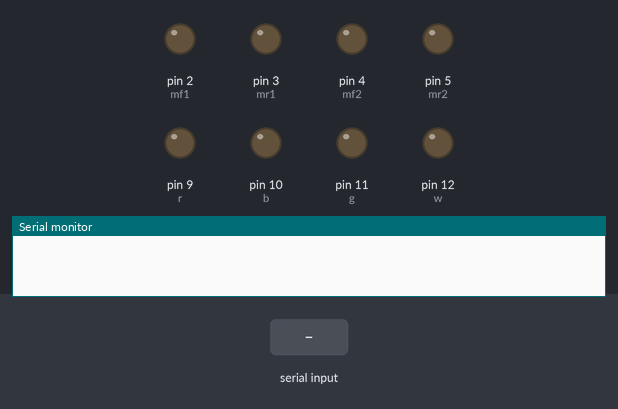
Bench run of a sketch on a simulated Arduino Uno, built with avr-gcc and run on an emulated ATmega328P. On the bench: output pins drawn as LEDs (lit = HIGH), the last lines printed to the serial monitor. Inputs (shaded band) come from the test bench.

Above: at 1.2 s.
1.3 s: "1\n" received over Serial
At 2.0 s:
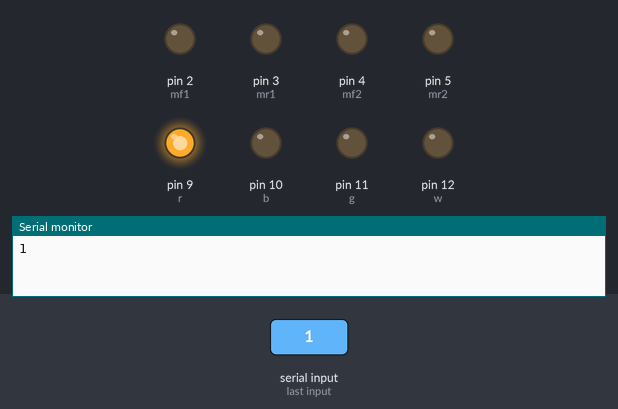
2.8 s: byte 50 ('2') received over Serial
At 3.2 s:
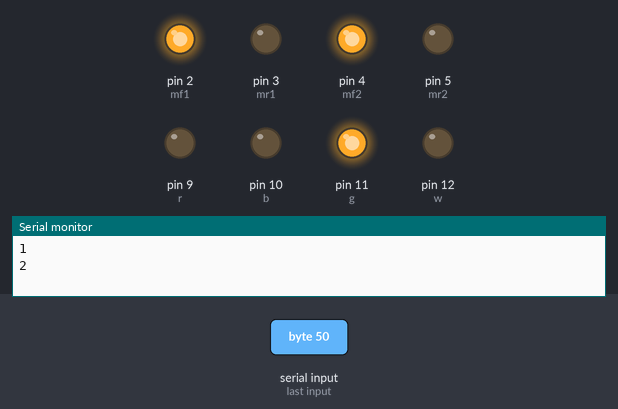
4.3 s: byte 51 ('3') received over Serial
At 5.5 s:
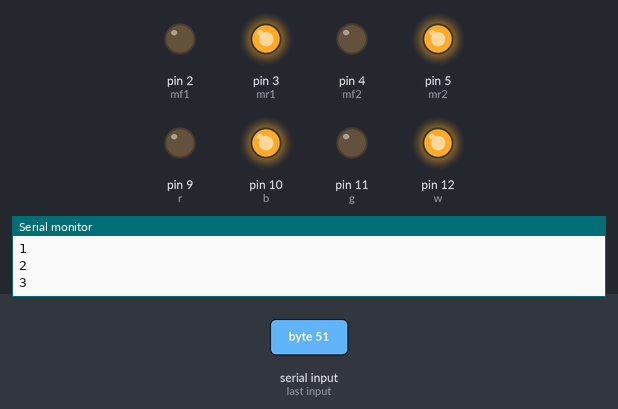
5.8 s: byte 52 ('4') received over Serial
At 6.7 s:
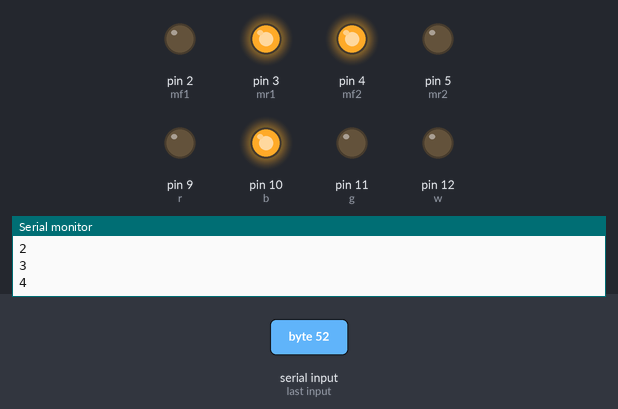
7.3 s: byte 53 ('5') received over Serial
At 7.8 s:
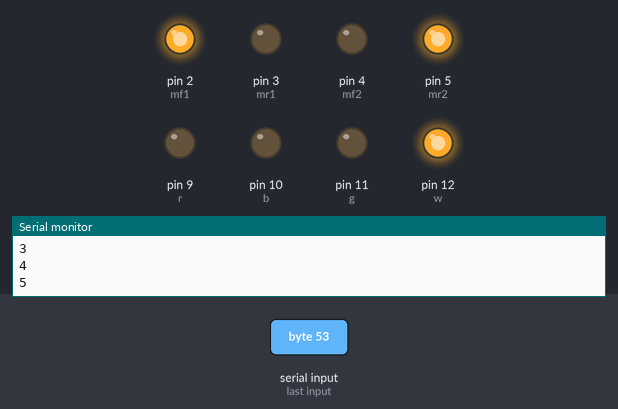
8.8 s: "2\n" received over Serial
At 10.1 s:
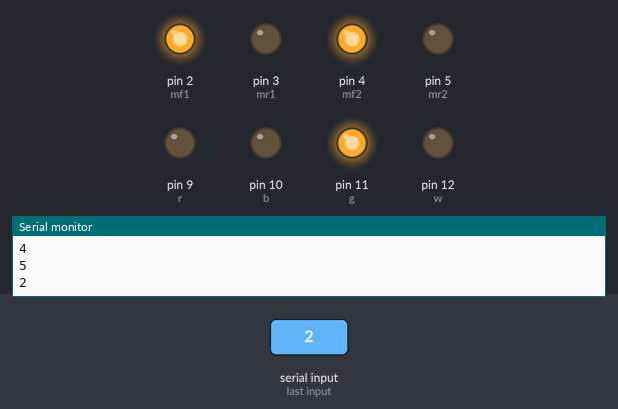
Timing chart, 0 to 11.3 s (numbered marks = the images above; inputs shaded):
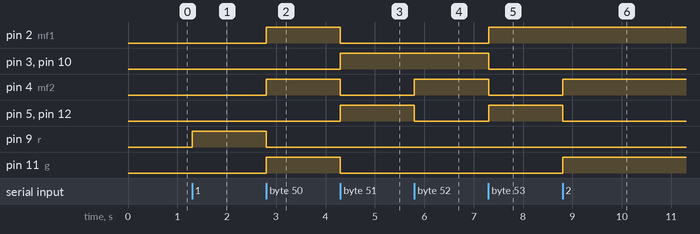

Measured:
- after the input at 1.3 s, pin 9 (r): LOW → HIGH at once
- after the input at 2.8 s, pin 2 (mf1), pin 4 (mf2), pin 11 (g): LOW → HIGH at once; pin 9 (r): HIGH → LOW at once
- after the input at 4.3 s, pin 2 (mf1), pin 4 (mf2), pin 11 (g): HIGH → LOW at once; pin 3 (mr1), pin 5 (mr2), pin 10 (b), pin 12 (w): LOW → HIGH at once
- after the input at 5.8 s, pin 4 (mf2): LOW → HIGH at once; pin 5 (mr2), pin 12 (w): HIGH → LOW at once
- after the input at 7.3 s, pin 2 (mf1), pin 5 (mr2), pin 12 (w): LOW → HIGH at once; pin 3 (mr1), pin 4 (mf2), pin 10 (b): HIGH → LOW at once
- after the input at 8.8 s, pin 4 (mf2), pin 11 (g): LOW → HIGH at once; pin 5 (mr2), pin 12 (w): HIGH → LOW at once

The sketch:

blutooth_motor_control.ino
```cpp
int mf1 = 2;
int mr1 = 3;
int mf2= 4;
int mr2 = 5;

int r=9;
int b=10;
int g=11;
int w=12;

char data=0;


void setup()
{

  pinMode(mf1, OUTPUT);
  pinMode(mr1, OUTPUT);
  pinMode(mf2, OUTPUT);
  pinMode(mr2, OUTPUT);

  pinMode(r, OUTPUT);
  pinMode(b, OUTPUT);
  pinMode(g, OUTPUT);
  pinMode(w, OUTPUT);

  Serial.begin(9600);
}

void loop()
{
  if (Serial.available()>0)
  {
    data=Serial.read();
    Serial.print(data);
    Serial.print("\n") ;
     if(data=='1')
   {

  digitalWrite(mf1, LOW);
  digitalWrite(mr1, LOW);
  digitalWrite(mf2, LOW);          //STOP
  digitalWrite(mr2, LOW);
  digitalWrite(g,LOW);
  digitalWrite(r,HIGH);
  digitalWrite(b,LOW);
  digitalWrite(w,LOW);
  }
   if(data=='2')
   {

  digitalWrite(mf1, HIGH);
  digitalWrite(mr1, LOW);
  digitalWrite(mf2, HIGH);          //FORWARD
  digitalWrite(mr2, LOW);
  digitalWrite(g,HIGH);
  digitalWrite(r,LOW);
  digitalWrite(b,LOW);
  digitalWrite(w,LOW);
  }

    if(data=='3')
   {

  digitalWrite(mf1, LOW);
  digitalWrite(mr1, HIGH);
  digitalWrite(mf2, LOW);
  digitalWrite(mr2, HIGH);             //BACK
  digitalWrite(g,LOW);
  digitalWrite(r,LOW);
  digitalWrite(b,HIGH);
  digitalWrite(w,HIGH);
  }
    if(data=='4')
   {

  digitalWrite(mf1, LOW);
  digitalWrite(mr1, HIGH);            //LEFT
  digitalWrite(mf2, HIGH);
  digitalWrite(mr2, LOW);
  digitalWrite(g,LOW);
  digitalWrite(r,LOW);
  digitalWrite(b,HIGH);
  digitalWrite(w,LOW);
  }
      if(data=='5')
   {

  digitalWrite(mf1, HIGH);
  digitalWrite(mr1, LOW);
  digitalWrite(mf2, LOW);
  digitalWrite(mr2, HIGH);         //RIGHT
  digitalWrite(g,LOW);
  digitalWrite(r,LOW);
  digitalWrite(b,LOW);
  digitalWrite(w,HIGH);
  }
}
}
```
